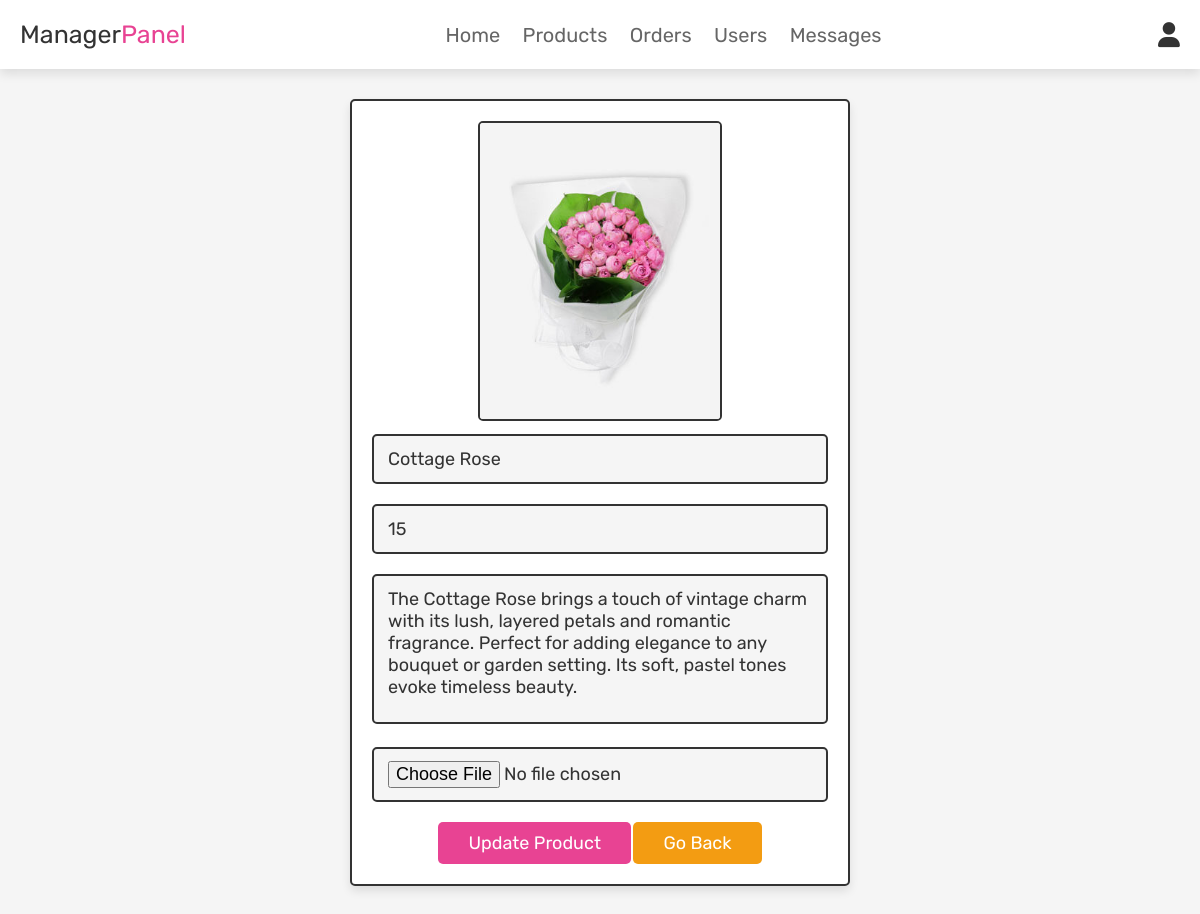
/Manager/manager_update_product.php?update=15 (signed in), run on the app's committed database.
### tables this page shows
CREATE TABLE `products` (
  `id` int(100) NOT NULL,
  `name` varchar(100) NOT NULL,
  `details` varchar(500) NOT NULL,
  `price` int(100) NOT NULL,
  `image` varchar(100) NOT NULL
);

### Manager/manager_update_product.php (the view, shortened to what this page needs)
<?php
@include '../config.php';
?>
<!DOCTYPE html>
<html lang="en">
<head>
   <link rel="stylesheet" href="https://cdnjs.cloudflare.com/ajax/libs/font-awesome/6.0.0/css/all.min.css">
   <link rel="stylesheet" href="../css/admin_style.css">
</head>
<body>
<?php @include 'manager_header.php'; ?>
<section class="update-product">
<?php
   $update_id = $_GET['update'];
   $select_products = mysqli_query($conn, "SELECT * FROM `products` WHERE id = '$update_id'") or die('query failed');
   if(mysqli_num_rows($select_products) > 0){
      while($fetch_products = mysqli_fetch_assoc($select_products)){
?>
<form action="" method="post" enctype="multipart/form-data">
   <img src="../uploaded_img/<?php echo $fetch_products['image']; ?>" class="image"  alt="">
   <input type="text" class="box" value="<?php echo $fetch_products['name']; ?>" required placeholder="update product name" name="name">
   <input type="number" min="0" class="box" value="<?php echo $fetch_products['price']; ?>" required placeholder="update product price" name="price">
   <textarea name="details" class="box" required placeholder="update product details" cols="30" rows="10"><?php echo $fetch_products['details']; ?></textarea>
   <input type="file" accept="image/jpg, image/jpeg, image/png" class="box" name="image">
   <input type="submit" value="update product" name="update_product" class="btn">
   <a href="manager_products.php" class="option-btn">go back</a>
</form>
<?php
      }
   }else{
      echo '<p class="empty">no update product select</p>';
   }
?>
</section>
</body>
</html>

### css/admin_style.css (style rules this page uses)
:root { --pink:#e84393; --red:#c0392b; --orange:#f39c12; --black:#333; --white:#fff; --light-color:#666; --light-white:#ccc; --light-bg:#f5f5f5; --border:.2rem solid var(--black); --box-shadow:0 .5rem 1rem rgba(0,0,0,.1); }
* { font-family: 'Rubik', sans-serif; margin:0; padding:0; box-sizing: border-box; outline: none; border:none; text-decoration: none; transition:all .2s linear; }
html { font-size: 62.5%; overflow-x: hidden; scroll-behavior: smooth; scroll-padding-top: 6.5rem; }
body { background: var(--light-bg); }
section { padding:3rem 2rem; }
.btn, .delete-btn, .option-btn { display: inline-block; border-radius: .5rem; margin-top: 1rem; font-size: 1.8rem; color:var(--white); cursor: pointer; padding:1rem 3rem; text-transform: capitalize; }
.btn { background-color: var(--pink); }
.option-btn { background-color: var(--orange); }
.update-product form { max-width: 50rem; border-radius: .5rem; background-color: var(--white); border:var(--border); padding:2rem; text-align: center; margin:0 auto; box-shadow: var(--box-shadow); }
.update-product form .box { width: 100%; margin:1rem 0; font-size: 1.8rem; color:var(--black); border-radius: .5rem; background-color: var(--light-bg); padding:1.2rem 1.4rem; border:var(--border); }
.update-product form textarea { height: 15rem; resize: none; }
.update-product .image { height: 30rem; border:var(--border); border-radius: .5rem; }

### data on the page
products: image (picture), name "Cottage Rose", price "15", details "The Cottage Rose brings a touch of vintage charm with its lush, layered petals and romantic fragrance. Perfect for adding elegance to any bouquet or garden setting. Its soft, pastel tones evoke timeless beauty."
